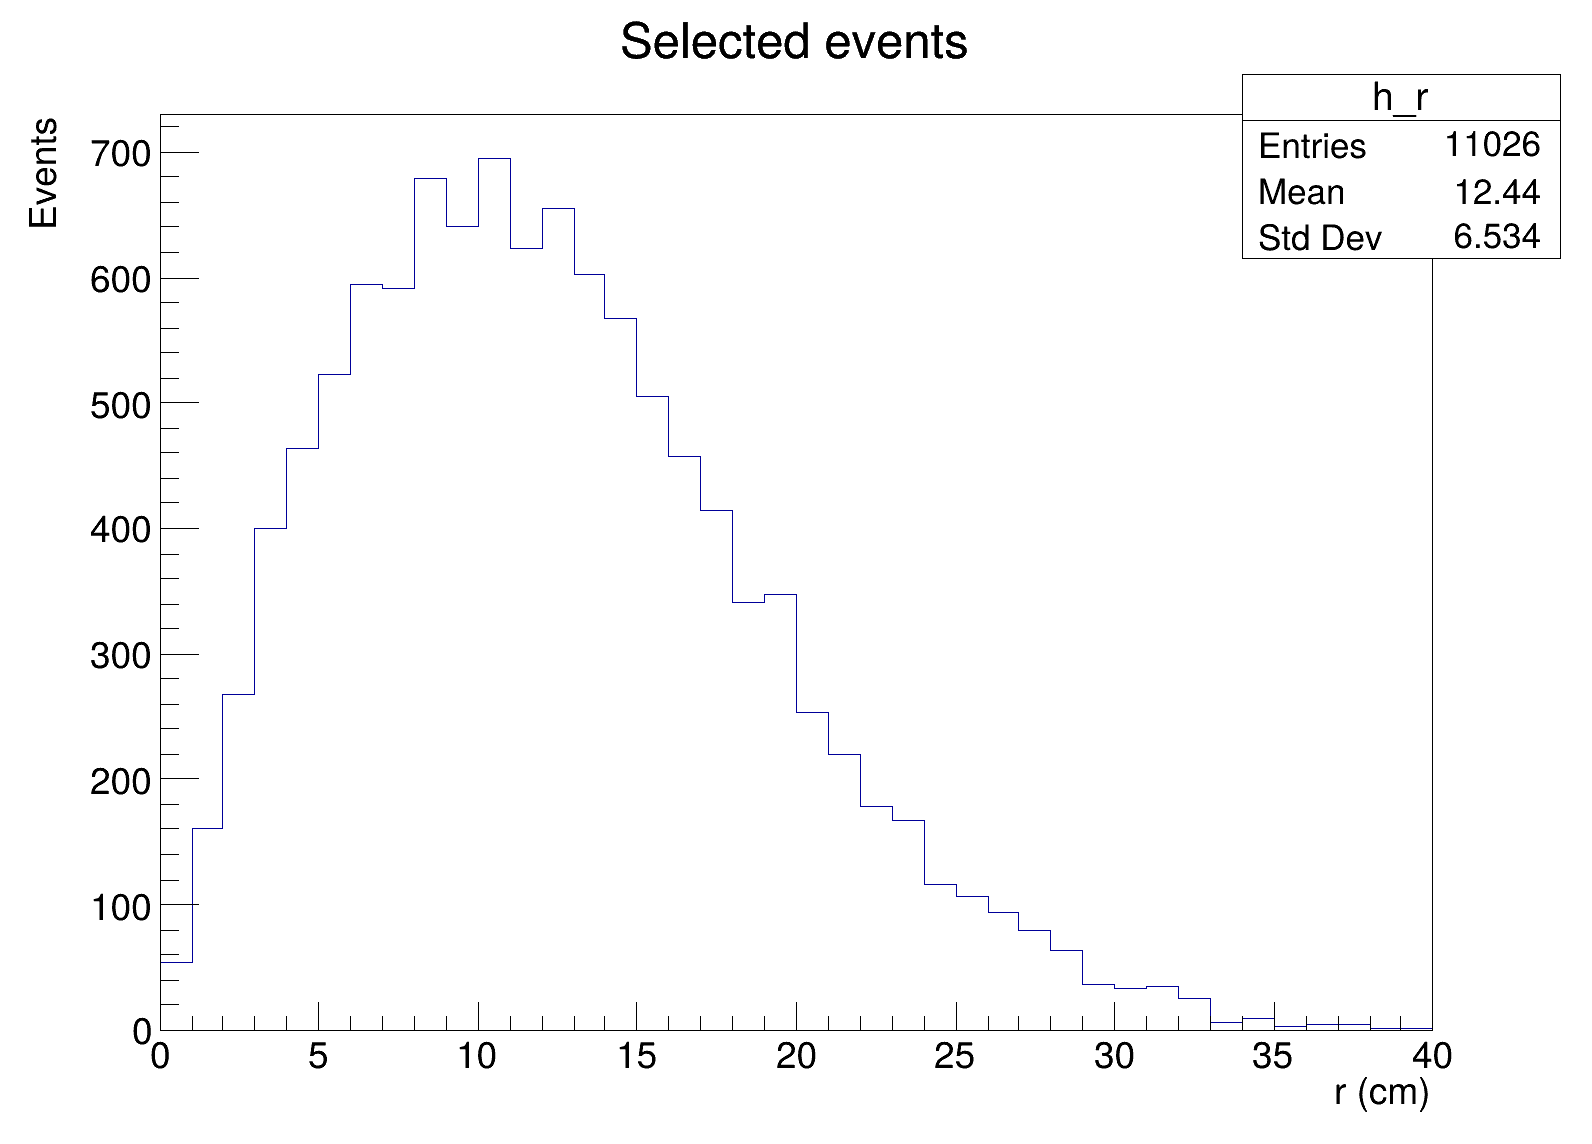

Recreate this plot in Python.
# Solution to Exercise 9.1 -- a small RDataFrame analysis
import ROOT

df = ROOT.RDataFrame("events", "../../macros/ch07_trees/toy_tree.root")
sel = (df.Define("r", "sqrt(x*x + y*y)")
         .Filter("energy > 30", "Energy > 30 GeV")
         .Filter("nHits >= 10", "At least 10 hits"))

h = sel.Histo1D(("h_r", "Selected events;r (cm);Events", 40, 0, 40), "r")
mean_r = sel.Mean("r")
report = df.Report()

c = ROOT.TCanvas("c", "RDF exercise", 800, 600)
h.Draw()
c.SaveAs("rdf_exercise.png")

print(f"Mean r of selected events: {mean_r.GetValue():.2f} cm")
report.Print()

sel.Snapshot("selected", "selected.root", ["energy", "r"])
print("Wrote selected.root")
